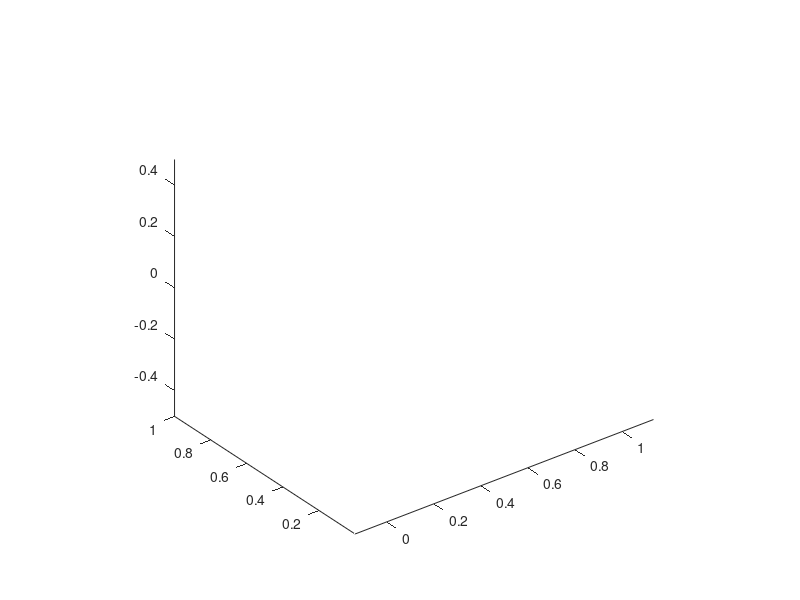

The MATLAB script that drew this image: (Note: this script raises an error after producing the figure.)
clf;
axis equal;
hold on;
view(3);
titan = KukaTitan(transl(-0.75, 0.5, 0.05));
ur3e = UR3e(transl(2.5, 1.75, 0.925));
surf([-5, -5; 5, 5], ...
    [-5, 5; -5, 5], [0, 0; 0, 0], ...
    'CData', imread('concrete.jpg'), 'FaceColor', 'texturemap');
surf([5, 5; 5, 5], ...
    [-5, 5; -5, 5], [5, 5; 0, 0], ...
    'CData', imread('IMG_7414.jpg'), 'FaceColor', 'texturemap');
surf([-5, 5; -5, 5], ...
    [5, 5; 5, 5], [5, 5; 0, 0], ...
    'CData', imread('IMG_7413.jpg'), 'FaceColor', 'texturemap');
light("Style","local","Position",[-10 -10 3]);
PlaceObject('environment.PLY', [0, 0, 0]);

startPositions = ...
    [-1.0, 3.5, 1.3;
    -1.4, 3.5, 1.3;
    -1.8, 3.5, 1.3];

weldPosition = ...
    [2, 2, 1.75;
    2, 2, 1.75;
    2, 2, 1.75];

endPositions = ...
    [-0.375, 2, 0.9;
    0.0, 2, 0.9;
    0.375, 2, 0.9];

t1 = 1;                                                         % Total time for one direction (s)
deltaT1 = 0.02;                                                 % Control frequency
steps1 = t1 / deltaT1;                                          % Number of steps for one direction
total_steps1 = 2 * steps1;                                      % Total steps for forward and backward
S1 = 5;
delta1 = 2 * pi / steps1;                                       % Small angle change
epsilon1 = 0.1;                                                 % Threshold for manipulability/Damped Least Squares
W1 = diag([1 1 1 0.1 0.1 0.1]);                                 % Weighting matrix for the velocity vector

hflange = cell(1, size(startPositions, 1));
for i = 1:size(startPositions, 1)
    hflange{i} = PlaceObject('flange.ply', startPositions(i, :));
end

% Allocate array data
qMatrix = zeros(total_steps1, 7);                               % Array for UR3e joint angles
qMatrix2 = zeros(total_steps1, 6);                              % Array for Kuka Titan joint angles
qdot = zeros(total_steps1, 7);                                  % Array for UR3e joint velocities
qdot2 = zeros(total_steps1, 6);                                 % Array for Kuka Titan joint velocities
theta = zeros(3, total_steps1);                                 % Array for UR3e roll-pitch-yaw angles
theta2 = zeros(3, total_steps1);                                % Array for Kuka Titan roll-pitch-yaw angles
x = zeros(3, total_steps1);                                     % Array for UR3e x-y-z trajectory
x2 = zeros(3, total_steps1);                                    % Array for Kuka Titan x-y-z trajectory

% UR3e movement with RMRC (Circular Trajectory)
radius = 0.15;                                                  % Radius of the circle
center = [2; 2; 1.75];                                          % Center of the circle in (x, y, z) coordinates
theta(1, :) = 0;                                               % Roll angle (fixed)
theta(2, :) = 5 * pi / 9;                                      % Pitch angle (fixed)
theta(3, :) = pi;                                              % Yaw angle (fixed)

s1 = lspb(0, 4 * pi, steps1);                                  % Define angular positions over time for one full circle
for i = 1:steps1
    x(1, i) = center(1) + radius * cos(s1(i));                % x-coordinate for circular path
    x(2, i) = center(2);                                       % y-coordinate (fixed at center)
    x(3, i) = center(3) + radius * sin(s1(i));                % z-coordinate for circular path
end

% Concatenate to complete the circular trajectory by mirroring in reverse
x = [x, x(:, end:-1:1)];                                       % Extend trajectory to move forward and then reverse

T = [rpy2r(theta(1, 1), theta(2, 1), theta(3, 1)), ...
    x(:, 1); zeros(1, 3) 1];                                  % Initial transformation
q0 = zeros(1, 7);                                              % Initial guess for joint angles
qMatrix(1, :) = ur3e.model.ikcon(T, q0);                      % Solve joint angles for first waypoint

% RMRC loop for UR3e following the circular trajectory
for i = 1:steps1 - 1
    T = ur3e.model.fkine(qMatrix(i, :)).T;                    % Get forward transformation at current joint state
    deltaX = x(:, i + 1) - T(1:3, 4);                          % Position error from next waypoint
    Rd = rpy2r(theta(1, i + 1), theta(2, i + 1), theta(3, i + 1)); % Desired rotation matrix
    Ra = T(1:3, 1:3);                                          % Current end-effector rotation matrix
    Rdot = (1 / deltaT1) * (Rd - Ra);                          % Rotation matrix error
    S1 = Rdot * Ra';                                           % Skew symmetric matrix
    linear_velocity = (1 / deltaT1) * deltaX;
    angular_velocity = [S1(3, 2); S1(1, 3); S1(2, 1)];       % Angular velocity
    xdot = W1 * [linear_velocity; angular_velocity];           % End-effector velocity
    J = ur3e.model.jacob0(qMatrix(i, :));                     % Jacobian at current state

    % Damped Least Squares (DLS) for low manipulability
    m = sqrt(det(J * J'));
    if m < epsilon1
        lambda = (1 - m / epsilon1) * 5E-2;
    else
        lambda = 0;
    end
    invJ = inv(J' * J + lambda * eye(7)) * J';                % DLS inverse Jacobian
    qdot(i, :) = (invJ * xdot)';                               % Joint velocities
    qMatrix(i + 1, :) = qMatrix(i, :) + deltaT1 * qdot(i, :);
end

% Kuka Titan LSPB movement between brick positions
s2 = lspb(0, 1, steps1);                                       % Trapezoidal trajectory scalar

% Check array size and ensure the index doesn't exceed the number of startPositions
numPositions = min([steps1, size(startPositions, 1)]);

for i = 1:numPositions
    % First segment: Move from start to weld position
    x2(:, i) = (1 - s2(i)) * startPositions(i, :) + s2(i) * weldPosition(i, :);
    theta2(:, i) = [0; 5 * pi / 9; 0];
end
for i = 1:numPositions
    % Second segment: Move from weld position to end position
    x2(:, steps1 + i) = (1 - s2(i)) * weldPosition(i, :) + s2(i) * endPositions(i, :);
    theta2(:, steps1 + i) = [0; 5 * pi / 9; 0];
end

% Set up initial transformation and joint angles for Kuka
T2 = [rpy2r(theta2(1, 1), theta2(2, 1), theta2(3, 1)), ...
    x2(:, 1); zeros(1, 3) 1];                                % Transformation of first point
q1 = zeros(1, 6);                                             % Initial guess for joint angles
qMatrix2(1, :) = titan.model.ikcon(T2, q1);                  % Solve joint angles to achieve first waypoint

% RMRC loop for Kuka Titan
for i = 1:total_steps1 - 1
    T2 = titan.model.fkine(qMatrix2(i, :)).T;                % Get forward transformation at current joint state
    deltaX2 = x2(:, i + 1) - T2(1:3, 4);                     % Position error from next waypoint
    Rd2 = rpy2r(theta2(1, i + 1), theta2(2, i + 1), theta2(3, i + 1)); % Desired rotation matrix
    Ra2 = T2(1:3, 1:3);                                       % Current end-effector rotation matrix
    Rdot2 = (1 / deltaT1) * (Rd2 - Ra2);                      % Rotation matrix error
    S2 = Rdot2 * Ra2';                                        % Skew symmetric matrix
    linear_velocity2 = (1 / deltaT1) * deltaX2;
    angular_velocity2 = [S2(3, 2); S2(1, 3); S2(2, 1)];      % Angular velocity
    xdot2 = W1 * [linear_velocity2; angular_velocity2];       % End-effector velocity
    J2 = titan.model.jacob0(qMatrix2(i, :));                  % Jacobian at current state

    % Damped Least Squares for Kuka Titan
    m2 = sqrt(det(J2 * J2'));
    if m2 < epsilon1
        lambda2 = (1 - m2 / epsilon1) * 5E-2;
    else
        lambda2 = 0;
    end
    invJ2 = inv(J2' * J2 + lambda2 * eye(6)) * J2';           % DLS inverse Jacobian
    qdot2(i, :) = (invJ2 * xdot2)';                            % Joint velocities
    qMatrix2(i + 1, :) = qMatrix2(i, :) + deltaT1 * qdot2(i, :); % Update joint angles
end

% Visualize the simulation for both robots
hold on;
for i = 1:total_steps1
    ur3e.model.animate(qMatrix(i, :));                                % Plot UR3e motion
    titan.model.animate(qMatrix2(i, :));                             % Plot Kuka Titan motion
    drawnow();                                         % Wait before the next step
end

